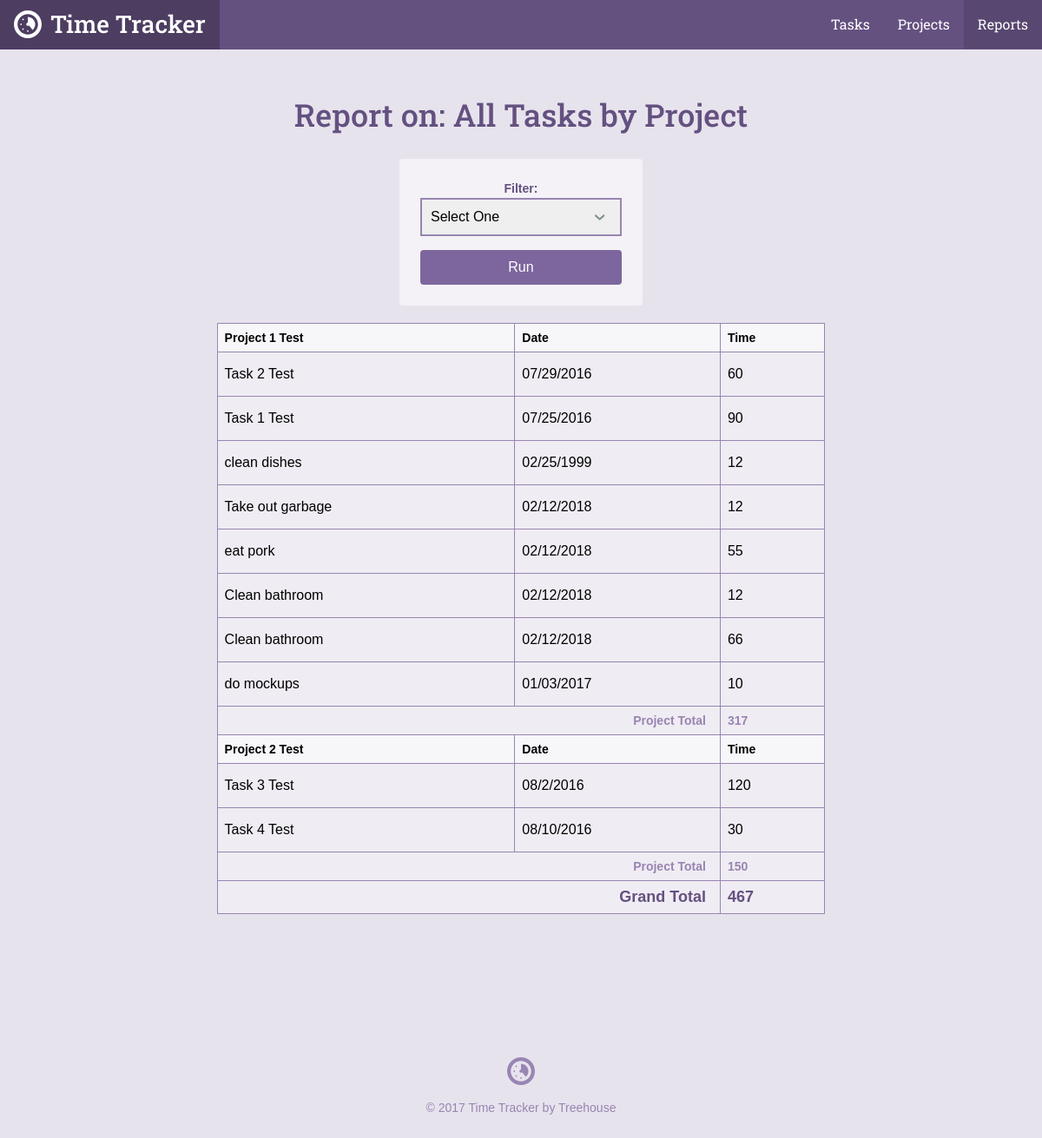
The app's page /reports.php, older data.
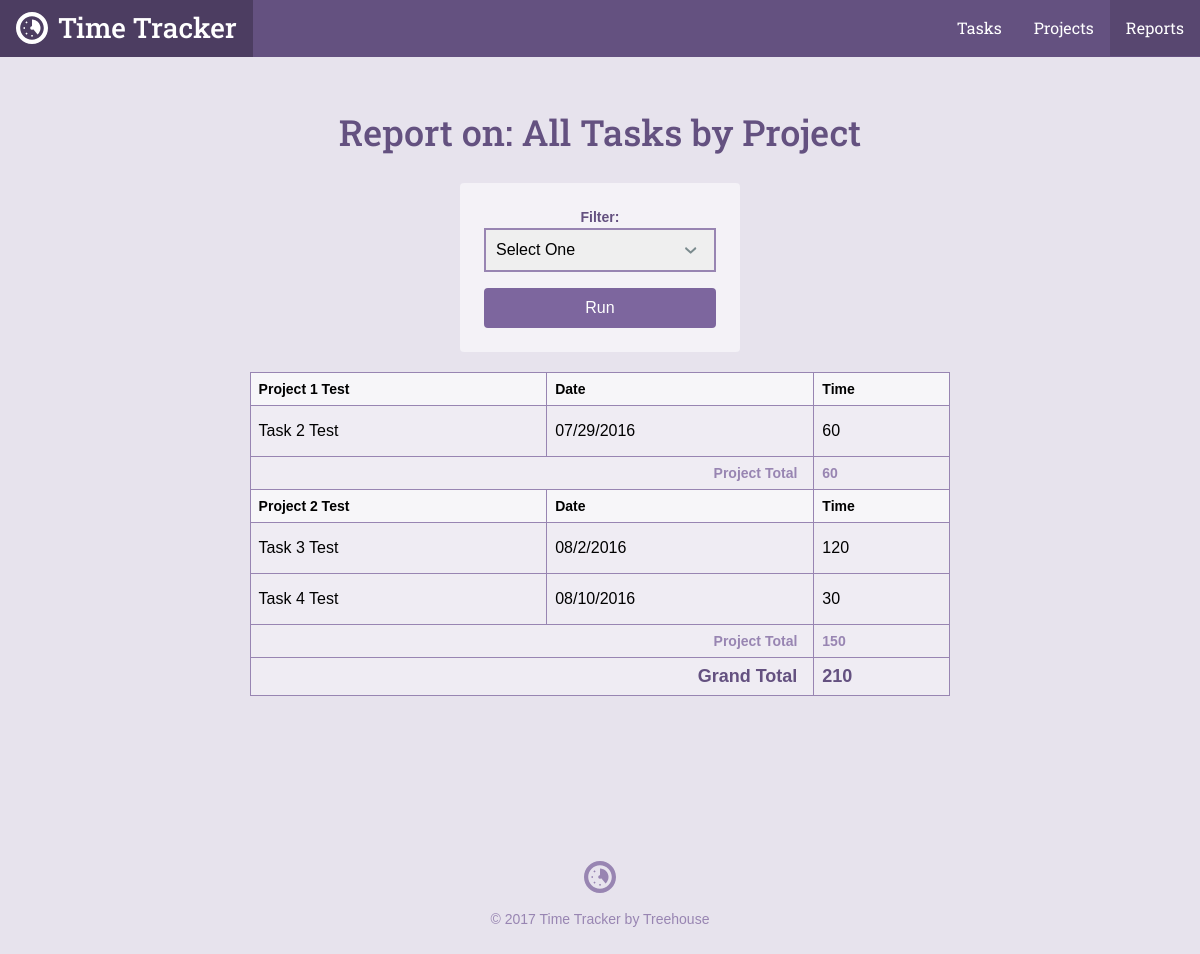
The same page, newer data.
### tables this page shows
CREATE TABLE `tasks` (
	`task_id`	INTEGER PRIMARY KEY AUTOINCREMENT,
	`project_id`	INTEGER,
	`title`	TEXT,
	`date`	INTEGER NOT NULL,
	`time`	TEXT NOT NULL
);

CREATE TABLE `projects` (
	`project_id`	INTEGER PRIMARY KEY AUTOINCREMENT,
	`title`	TEXT NOT NULL,
	`category`	TEXT NOT NULL
);

### inc/functions.php (called while the page is built, shortened)
<?php
function get_task_list($filter = null){
	include 'connection.php';
	$sql = "SELECT tasks.*,projects.title AS project FROM tasks INNER JOIN projects ON projects.project_id = tasks.project_id";
	$where = '';
	$orderBy = ' ORDER BY date DESC';
	if($filter){
		$orderBy = ' ORDER BY projects.title ASC, date DESC';
	}
	try{
		$results = $db->prepare($sql . $where . $orderBy);
		$results->execute();
	}catch(Exception $e){
		echo "Error: " . $e->getMessage() . "</br>";
		return array();
	}
	return $results->fetchAll(PDO::FETCH_ASSOC);
}

### reports.php (the view, shortened to what this page needs)
<?php
require 'inc/functions.php';
$page = "reports";
$filter = 'all';
include 'inc/header.php';
?>
<div class="col-container page-container">
    <div class="col col-70-md col-60-lg col-center">
        <div class="col-container">
            <h1 class='actions-header'>Report on:
            <?php
            if(!is_array($filter)){
                echo "All Tasks by Project";
            }
            ?>
            </h1>
            <form class="form-container form-report" action="reports.php" method="get">
            <label for="filter">Filter: </label>
            <select id="filter" name="filter">
                <option value="">Select One</option>
            </select>
            <input class="button" type="submit" value="Run"/>
            </form>
        </div>
        <div class="section page">
            <div class="wrapper">
                <table>
                <?php
               $total = $project_id = $project_total =  0;
                $tasks = get_task_list($filter);
                   foreach(get_task_list($filter) as $item){
                       if($project_id != $item['project_id']){
                            $project_id = $item['project_id'];
                            echo "<thead> \n";
                            echo "<tr> \n";
                            echo "<th> " . $item['project'] . " </th> \n";
                            echo "<th> Date </th> \n";
                            echo "<th> Time </th> \n";
                            echo "</tr> \n";
                            echo "</thead> \n";
                       }
                        $project_total += $item['time'];
                        $total += $item['time'];
                        echo "<tr>\n";
                        echo '<td>' . $item['title'] . "</td>\n";
                        echo '<td>' . $item['date'] . "</td>\n";
                        echo '<td>' . $item['time'] . "</td>\n";
                        if(next($tasks)['project_id'] != $item['project_id']){
                                echo "<tr> \n";
                                echo "<th class='project-total-label' colspan='2'>Project Total </th>";
                                echo "<th class='project-total-number'> $project_total </th> \n";
                                echo "</tr> \n";
                                $project_total = 0;
                        }
                        echo "</tr>\n";
                    }
                ?>
                    <tr>
                        <th class='grand-total-label' colspan='2'>Grand Total</th>
                        <th class='grand-total-number'><?php echo $total; ?></th>
                    </tr>
                </table>
            </div>
        </div>
    </div>
</div>
<?php include "inc/footer.php"; ?>

### inc/header.php (shortened to what this page needs)
<html>
<head>
	<link rel="stylesheet" href="css/style.css" type="text/css">
</head>
<body>
	<header class="header">
    <div class="col-container">
  		<h1>
        <a class="logo" href="./">
          <svg viewbox="0 0 64 64" class="logo-icon"><use xlink:href="#logo_icon"></use></svg>
          <span class="logo-name">Time Tracker</span>
        </a>
      </h1>
  		<ul class="nav">
        <li class="nav-item tasks<?php if ($page == "tasks") { echo " on"; } ?>"><a class="nav-link" href="task_list.php">Tasks</a></li>
        <li class="nav-item projects<?php if ($page == "projects") { echo " on"; } ?>"><a class="nav-link" href="project_list.php">Projects</a></li>
        <li class="nav-item reports<?php if ($page == "reports") { echo " on"; } ?>"><a class="nav-link" href="reports.php">Reports</a></li>
      </ul>
    </div>
  </header>
	<div id="content">

### inc/footer.php
</div>
	<footer class="footer">
    <div class="col-container">
      <svg viewbox="0 0 64 64" class="logo-icon"><use xlink:href="#logo_icon"></use></svg>
  		<p class="footer-copy">&copy; <?php echo date("Y"); ?> Time Tracker by Treehouse</p>
    </div>
	</footer>
</body>
</html>

Row changes from the older to the newer data that the page shows:
removed tasks: title "Task 1 Test", date "07/25/2016", time "90"
removed tasks: title "clean dishes", date "02/25/1999", time "12"
removed tasks: title "Take out garbage", date "02/12/2018", time "12"
removed tasks: title "eat pork", date "02/12/2018", time "55"
removed tasks: title "Clean bathroom", date "02/12/2018", time "12"
removed tasks: title "Clean bathroom", date "02/12/2018", time "66"
removed tasks: title "do mockups", date "01/03/2017", time "10", project_total "317"
shown differently, row unchanged: tasks "Task 2 Test": project_total (not shown) → "60"
Text that changed along with them:
$total: "467" → "210"
